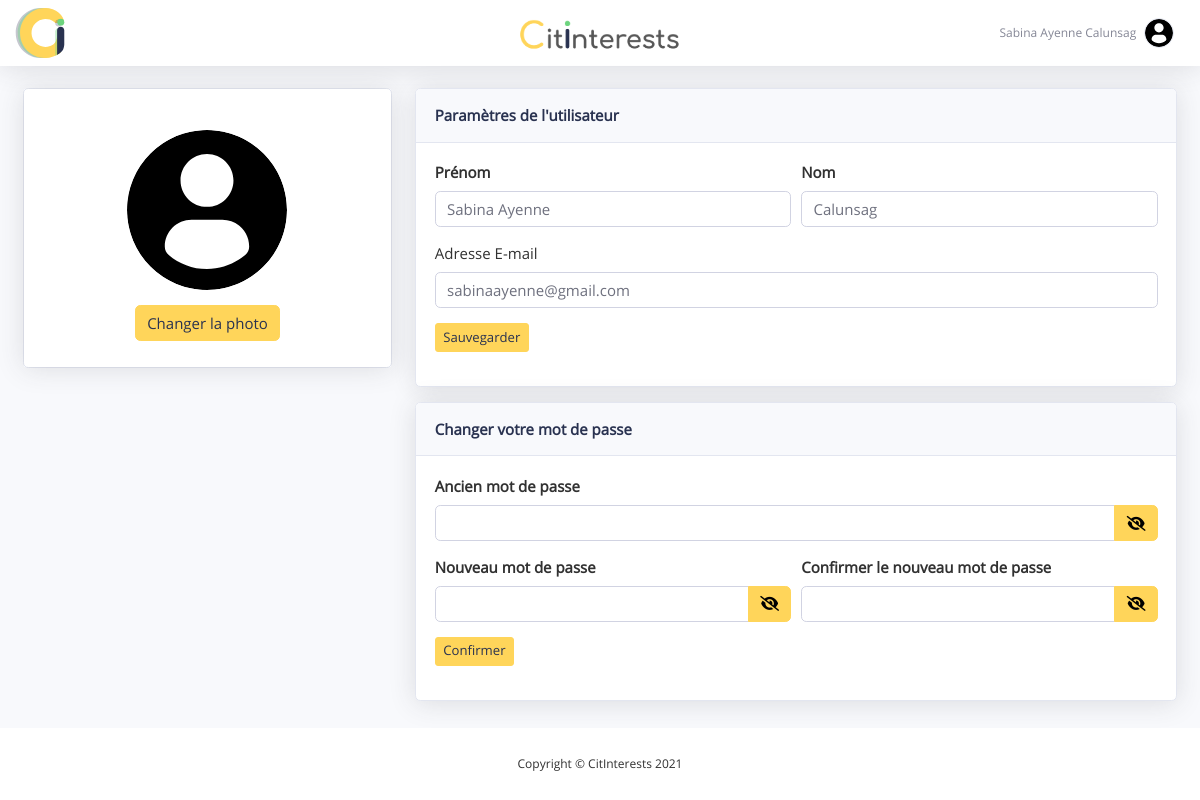
The page /index.php?page=user-settings (signed in) on the database its author committed.
### tables this page shows
CREATE TABLE `user` (
  `id` int(11) NOT NULL,
  `lastname` varchar(50) NOT NULL,
  `firstname` varchar(50) NOT NULL,
  `email` varchar(70) NOT NULL,
  `password` varchar(70) NOT NULL,
  `status` enum('active','archived') NOT NULL,
  `admin` tinyint(1) NOT NULL,
  `banned` tinyint(1) NOT NULL,
  `image` varchar(200) NOT NULL,
  `account_delete_requested` tinyint(1) NOT NULL
);

### models/userDAO.php (called while the page is built, shortened)
<?php
class UserDAO
{
    public static function GetUserData_ParamId($id)
    {
        try {
            $sql = "SELECT * FROM user WHERE id = :id";
            $db = DBConnection::getConnection();
            $request = $db->prepare($sql);
            $request->execute([':id' => $id]);
            return $request->fetchAll();
        } catch (mysqli_sql_exception $exception) {
            throw $exception;
        }
    }
}

### controllers/user_settings_controller.php (called while the page is built, shortened)
<?php
require_once './models/userDAO.php';
$user_dao = new UserDAO();
$user_data = $user_dao->GetUserData_ParamId($_SESSION['connected_user_id']);
$old_firstname = $user_data[0]['firstname'];
$old_lastname = $user_data[0]['lastname'];
$old_email = $user_data[0]['email'];
$old_image = $user_data[0]['image'];

### view/user_settings.php (the view, shortened to what this page needs)
<?php
require_once 'controllers/user_settings_controller.php';
?>
<!DOCTYPE html>
<html>
<head>
    <?php require_once 'controllers/head.php'
    ?>
</head>
<body id="page-top">
    <div id="wrapper">
        <div class="d-flex flex-column" id="content-wrapper">
                <?php require_once 'controllers/navbar_top.php'
                ?>
                <div class="container-fluid" id="main-content">
                    <div class="row mb-3">
                        <div class="col-lg-4">
                            <div class="card mb-3">
                                <div class="card-body text-center shadow"><img class="rounded-circle mb-3 mt-4" src="assets/img/profile_icon/<?= $old_image ?>" width="160" height="160" style="object-fit: cover">
                                    <form enctype="multipart/form-data" method="POST" style="box-shadow: none;">
                                        <label class="btn btn-yellow">
                                            Changer la photo <input type="file" name="icon_input" onchange="this.form.submit();" accept="image/x-png,image/gif,image/jpeg" hidden>
                                        </label>
                                    </form>
                                </div>
                            </div>
                        </div>
                        <div class="col-lg-8">
                            <div class="row">
                                <div class="col">
                                    <div class="card shadow mb-3">
                                        <div class="card-header py-3">
                                            <p class="m-0 font-weight-bold" style="color: #293250;">Paramètres de l'utilisateur</p>
                                        </div>
                                        <div class="card-body">
                                            <form method="POST" action="index.php?page=user-settings">
                                                <div class="form-row">
                                                    <div class="col">
                                                        <div class="form-group"><label for="first_name"><strong>Prénom</strong></label><input class="form-control" type="text" id="first_name" placeholder="Votre prénom" name="first_name" value="<?= $old_firstname ?>"></div>
                                                    </div>
                                                    <div class="col">
                                                        <div class="form-group"><label for="last_name"><strong>Nom</strong></label><input class="form-control" type="text" id="last_name" placeholder="Votre nom" name="last_name" value="<?= $old_lastname ?>"></div>
                                                    </div>
                                                </div>
                                                <div class="form-row">
                                                    <div class="col">
                                                        <div class="form-group"><label for="email">Adresse E-mail</strong></label><input class="form-control" type="email" id="email" placeholder="utilisateur@exemple.com" name="email" value="<?= $old_email ?>"></div>
                                                    </div>
                                                </div>
                                                <div class="form-group"><button class="btn btn-yellow btn-sm" type="submit" name="submit-information">Sauvegarder</button></div>
                                            </form>
                                        </div>
                                    </div>
                                    <div class="card shadow mb-3">
                                        <div class="card-header py-3">
                                            <p class="m-0 font-weight-bold" style="color: #293250;">Changer votre mot de passe</p>
                                        </div>
                                        <div class="card-body">
                                            <form method="POST" action="index.php?page=user-settings">
                                                <div class="form-row">
                                                    <div class="col">
                                                        <label for="old_pwd"><strong>Ancien mot de passe</strong></label>
                                                        <div class="input-group mb-3" id="show_hide_password">
                                                            <input type="password" name="old_pwd" class="form-control" placeholder="" aria-label="" aria-describedby="button-addon2">
                                                            <div class="input-group-append">
                                                                <a style="color: black;" class="btn btn-yellow" id="button-addon2"><i class="fas fa-eye-slash" aria-hidden="true"></i></a>
                                                            </div>
                                                        </div>
                                                    </div>
                                                </div>
                                                <div class="form-row">
                                                    <div class="col">
                                                        <label for="old_pwd"><strong>Nouveau mot de passe</strong></label>
                                                        <div class="input-group mb-3" id="show_hide_password">
                                                            <input type="password" name="new_pwd" class="form-control" placeholder="" aria-label="" aria-describedby="button-addon2">
                                                            <div class="input-group-append">
                                                                <a style="color: black;" class="btn btn-yellow" id="button-addon2"><i class="fas fa-eye-slash" aria-hidden="true"></i></a>
                                                            </div>
                                                        </div>
                                                    </div>
                                                    <div class="col">
                                                        <label for="old_pwd"><strong>Confirmer le nouveau mot de passe</strong></label>
                                                        <div class="input-group mb-3" id="show_hide_password">
                                                            <input type="password" name="new_pwd_confirm" class="form-control" placeholder="" aria-label="" aria-describedby="button-addon2">
                                                            <div class="input-group-append">
                                                                <a style="color: black;" class="btn btn-yellow" id="button-addon2"><i class="fas fa-eye-slash" aria-hidden="true"></i></a>
                                                            </div>
                                                        </div>
                                                    </div>
                                                </div>
                                                <div class="form-group"><button class="btn btn-yellow btn-sm" type="submit" name="submit-new-pwd">Confirmer</button></div>
                                            </form>
                                        </div>
                                    </div>
                                </div>
                            </div>
                        </div>
                </div>
            </div>
            <?php include_once 'controllers/footer.php' ?>
        </div>
    </div>
</body>
</html>

### controllers/navbar_top.php (shortened to what this page needs)
<?php
require_once './models/userDAO.php';
if ($_SESSION['connected'] == true) {
    $user_dao = new UserDAO();
    $user_data = $user_dao->GetUserData_ParamId($_SESSION['connected_user_id']);
    $firstname = $user_data[0]['firstname'];
    $lastname = $user_data[0]['lastname'];
    $profile_icon = $user_data[0]['image'];
}
?>
<nav class="navbar navbar-light navbar-expand bg-white shadow topbar static-top">
    <div class="container-fluid">
        <ul class="p-0 m-0">
            <a href="index.php?page=homepage" <?= (str_contains($_GET['page'], 'admin') === true ? "hidden" : "") ?>><img class="img-profile" style="width: 50px; height: 50px;" src="assets/img/other/LogoCitInterests.svg"></a>
        </ul>
        <ul class="p-0 m-0 d-none d-lg-block" style="width: 100%;">
            <img class="img-profile" style="height: 40px;display: block;position: absolute;left: calc((100% - 165px) / 2);top:17px" src="assets/img/other/TexteCitInterests.png">
        </ul>
        <ul class="navbar-nav flex-nowrap ml-auto">
            <li class="nav-item dropdown no-arrow">
                <div class="nav-item dropdown no-arrow">
                    <a class="dropdown-toggle nav-link" aria-expanded="false" data-toggle="dropdown" href="#">
                        <span class="d-none d-lg-inline mr-2 text-gray-600 small"><?= $firstname . " " . $lastname ?></span>
                        <img class="border rounded-circle img-profile" src="assets/img/profile_icon/<?= $profile_icon ?>">
                    </a>
                </div>
            </li>
        </ul>
    </div>
</nav>

### assets/css/custom.css (style rules this page uses)
a { color: #293250; ; }
html, body { font-family: "Open-Sans", sans-serif; font-size: 15px; -ms-text-size-adjust: 100%; -webkit-text-size-adjust: 100%; color: #313131; }
.btn-yellow { color: #293250; background-color: #FFD55A; border-color: #FFD55A }

### assets/css/load-animation.css (style rules this page uses)
#main-content { animation: fadeInAnimation ease 2s; animation-iteration-count: 1; animation-fill-mode: forwards; }

### rows shown on the page
user: firstname "Sabina Ayenne", lastname "Calunsag", image (picture), first_name "Sabina Ayenne", last_name "Calunsag", email "sabinaayenne@gmail.com"
